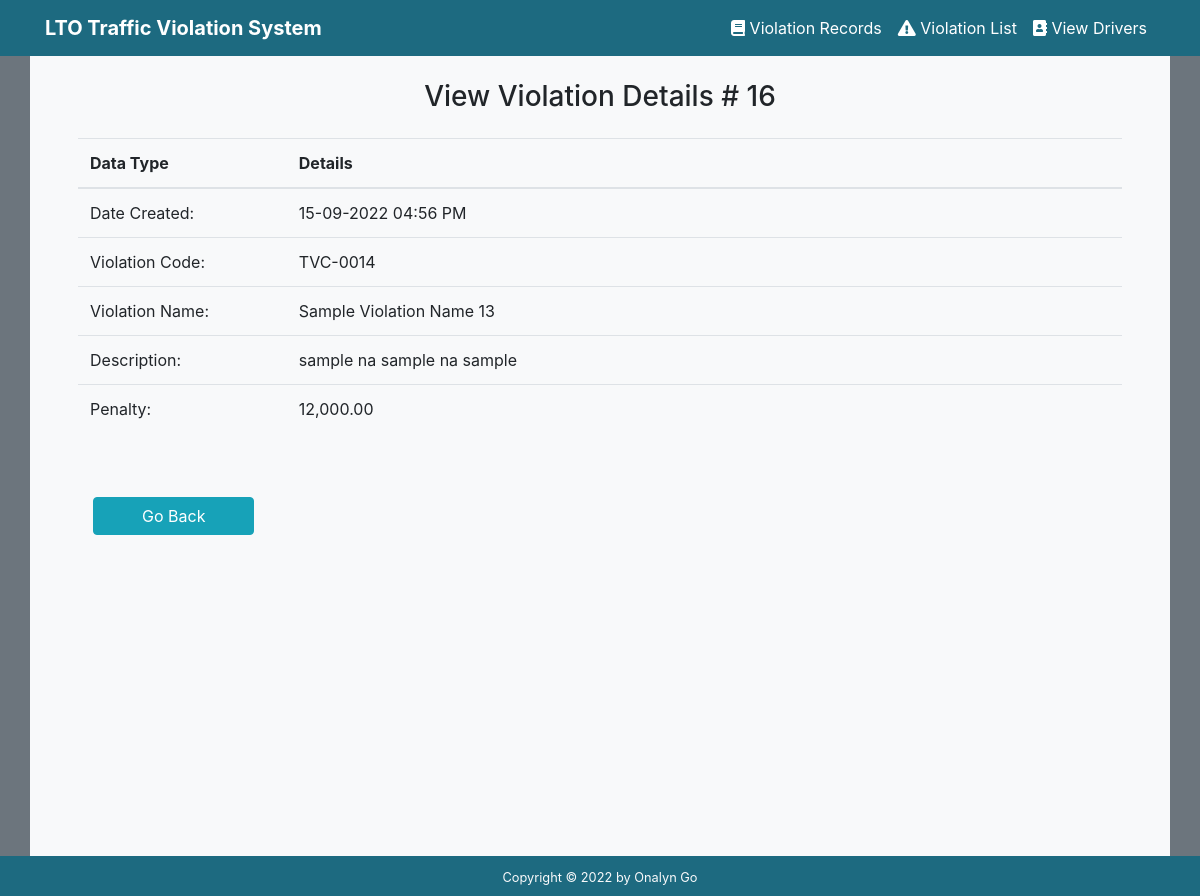
Screenshot of /viewViolationDetails.php?violation_id=16 with the database file from the repository.
### tables this page shows
CREATE TABLE `violations` (
  `violation_id` int(11) NOT NULL,
  `code` varchar(20) NOT NULL,
  `name` varchar(200) DEFAULT NULL,
  `description` text NOT NULL,
  `penalty` float NOT NULL,
  `created_at` datetime NOT NULL DEFAULT CURRENT_TIMESTAMP,
  `updated_at` datetime DEFAULT NULL ON UPDATE CURRENT_TIMESTAMP
);

### viewViolationDetails.php (the view, shortened to what this page needs)
<?php
require_once "template/header.php";
$pdo = new DBCon("mysql", "localhost", "lto-traffic-violation", "root", "root");
if (isset($_GET['violation_id'])) {
    $stmt = $pdo->prepare('SELECT * FROM violations WHERE violation_id = ?');
    $stmt->execute([$_GET['violation_id']]);
    $violation = $stmt->fetch(PDO::FETCH_ASSOC);
} else {
    exit('No VIOLATION ID specified!');
}
?>
<section class="container-xl bg-light py-4 px-5 height" >
    <h3 class="text-center pb-3">View Violation Details # <?=$violation['violation_id']?></h3>
    <table class="table">
        <thead>
            <tr>
                <th scope="col" width="20%">Data Type</th>
                <th scope="col">Details</th>
            </tr>
        </thead>
        <tbody>
            <tr>
                <td>Date Created:</td>
                <td><?=date( "d-m-Y h:i A",strtotime($violation['created_at']))?></td>
            </tr>
            <tr>
                <td>Violation Code:</td>
                <td><?=$violation['code']?></td>
            </tr>
            <tr>
                <td>Violation Name:</td>
                <td><?=$violation['name']?></td>
            </tr>
            <tr>
                <td>Description:</td>
                <td><?=$violation['description']?></td>
            </tr>
            <tr>
                <td>Penalty:</td>
                <td><?=number_format($violation['penalty'],2)?></td>
            </tr>
        </tbody>
    </table>
    <div class="col pt-5">
        <a class="btn btn-info px-5" href="viewViolations.php">Go Back</a>
    </div>
</section>
<?php include "template/footer.php"?>

### style.css (style rules this page uses)
* { margin: 0; padding: 0; box-sizing: border-box; }
.height { height: 100% !important; }

### rows the page displays
violations: violation_id "16", created_at "15-09-2022 04:56 PM", code "TVC-0014", name "Sample Violation Name 13", description "sample na sample na sample", penalty "12,000.00"
